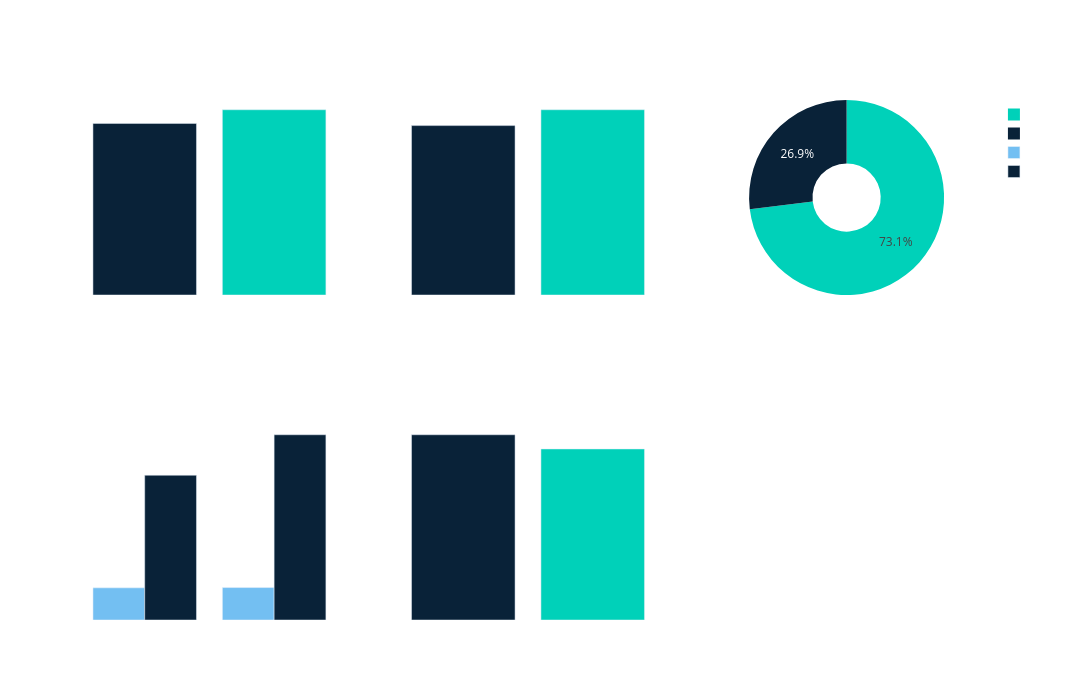

This figure's notebook cell:
### Markdown cell above
## Descriptive Statistics & Class Distribution Visualization

Parses the federated analytics responses and plots a 2x3 grid of charts summarizing the class-level intensity statistics and class distribution across both sites.

### Code cell
means = {label: std_response.output[label]['mean'] for label in std_response.output.keys()}
stds = {label: std_response.output[label]['stddev'] for label in std_response.output.keys()}
mins = {label: min_response.output[label][variable_col] for label in min_response.output.keys()}
maxs = {label: max_response.output[label][variable_col] for label in max_response.output.keys()}
medians = {label: median_response.output[label][variable_col] for label in median_response.output.keys()}
counts = {label: count_response.output[label]['count'] for label in count_response.output.keys()}

labels = list(means.keys())
label_names = [f"Label {l}" for l in labels]

fig = make_subplots(
    rows=2, cols=3,
    subplot_titles=(
        f"Mean {variable_col}", f"Std dev of {variable_col}", "Class distribution",
        f"Intensity range of {variable_col} (min / max)", f"Median {variable_col}", "",
    ),
    specs=[
        [{"type": "bar"}, {"type": "bar"}, {"type": "domain"}],
        [{"type": "bar"}, {"type": "bar"}, {"type": "xy"}],
    ],
)

fig.add_trace(go.Bar(x=label_names, y=list(means.values()), marker_color=CLASS_COLORS, showlegend=False), row=1, col=1)
fig.add_trace(go.Bar(x=label_names, y=list(stds.values()), marker_color=CLASS_COLORS, showlegend=False), row=1, col=2)
fig.add_trace(go.Pie(labels=label_names, values=list(counts.values()), marker=dict(colors=CLASS_COLORS), hole=0.35), row=1, col=3)

fig.add_trace(go.Bar(x=label_names, y=list(mins.values()), name="Min", marker_color=RHINO_SKY, opacity=0.55), row=2, col=1)
fig.add_trace(go.Bar(x=label_names, y=list(maxs.values()), name="Max", marker_color=RHINO_NAVY), row=2, col=1)
fig.add_trace(go.Bar(x=label_names, y=list(medians.values()), marker_color=CLASS_COLORS, showlegend=False), row=2, col=2)

fig.update_xaxes(row=2, col=3, visible=False)
fig.update_yaxes(row=2, col=3, visible=False)

fig.update_xaxes(gridcolor=_GRID_COLOR, linecolor=_GRID_COLOR)
fig.update_yaxes(gridcolor=_GRID_COLOR, linecolor=_GRID_COLOR)
fig.update_layout(
    title_text="Class-Level Intensity Summary",
    height=700, width=1100,
    barmode="group",
    **_TRANSPARENT,
)
fig.show()

### Figure 1 — Plotly figure (JSON) as saved in the notebook; plotly's stock layout.template omitted (floating-point values rounded to 4 significant figures)
{"data": [{"marker": {"color": ["#092238", "#00D1B9"]}, "showlegend": false, "type": "bar", "x": ["Label 0", "Label 1"], "xaxis": "x", "y": [79.63, 85.98], "yaxis": "y"}, {"marker": {"color": ["#092238", "#00D1B9"]}, "showlegend": false, "type": "bar", "x": ["Label 0", "Label 1"], "xaxis": "x2", "y": [20.23, 22.12], "yaxis": "y2"}, {"domain": {"x": [0.7111, 1], "y": [0.625, 1]}, "hole": 0.35, "labels": ["Label 0", "Label 1"], "marker": {"colors": ["#092238", "#00D1B9"]}, "type": "pie", "values": [210, 570]}, {"marker": {"color": "#008AE8"}, "name": "Min", "opacity": 0.55, "type": "bar", "x": ["Label 0", "Label 1"], "xaxis": "x3", "y": [29.32, 29.55], "yaxis": "y3"}, {"marker": {"color": "#092238"}, "name": "Max", "type": "bar", "x": ["Label 0", "Label 1"], "xaxis": "x3", "y": [131.9, 168.8], "yaxis": "y3"}, {"marker": {"color": ["#092238", "#00D1B9"]}, "showlegend": false, "type": "bar", "x": ["Label 0", "Label 1"], "xaxis": "x4", "y": [86.47, 79.83], "yaxis": "y4"}], "layout": {"annotations": [{"font": {"size": 16}, "showarrow": false, "text": "Mean mean_intensity", "x": 0.1444, "xanchor": "center", "xref": "paper", "y": 1, "yanchor": "bottom", "yref": "paper"}, {"font": {"size": 16}, "showarrow": false, "text": "Std dev of mean_intensity", "x": 0.5, "xanchor": "center", "xref": "paper", "y": 1, "yanchor": "bottom", "yref": "paper"}, {"font": {"size": 16}, "showarrow": false, "text": "Class distribution", "x": 0.8556, "xanchor": "center", "xref": "paper", "y": 1, "yanchor": "bottom", "yref": "paper"}, {"font": {"size": 16}, "showarrow": false, "text": "Intensity range of mean_intensity (min / max)", "x": 0.1444, "xanchor": "center", "xref": "paper", "y": 0.375, "yanchor": "bottom", "yref": "paper"}, {"font": {"size": 16}, "showarrow": false, "text": "Median mean_intensity", "x": 0.5, "xanchor": "center", "xref": "paper", "y": 0.375, "yanchor": "bottom", "yref": "paper"}], "barmode": "group", "font": {"color": "white"}, "height": 700, "paper_bgcolor": "rgba(0,0,0,0)", "plot_bgcolor": "rgba(0,0,0,0)", "title": {"text": "Class-Level Intensity Summary"}, "width": 1100, "xaxis": {"anchor": "y", "domain": [0, 0.2889], "gridcolor": "rgba(255,255,255,0.15)", "linecolor": "rgba(255,255,255,0.15)"}, "xaxis2": {"anchor": "y2", "domain": [0.3556, 0.6444], "gridcolor": "rgba(255,255,255,0.15)", "linecolor": "rgba(255,255,255,0.15)"}, "xaxis3": {"anchor": "y3", "domain": [0, 0.2889], "gridcolor": "rgba(255,255,255,0.15)", "linecolor": "rgba(255,255,255,0.15)"}, "xaxis4": {"anchor": "y4", "domain": [0.3556, 0.6444], "gridcolor": "rgba(255,255,255,0.15)", "linecolor": "rgba(255,255,255,0.15)"}, "xaxis5": {"anchor": "y5", "domain": [0.7111, 1], "gridcolor": "rgba(255,255,255,0.15)", "linecolor": "rgba(255,255,255,0.15)", "visible": false}, "yaxis": {"anchor": "x", "domain": [0.625, 1], "gridcolor": "rgba(255,255,255,0.15)", "linecolor": "rgba(255,255,255,0.15)"}, "yaxis2": {"anchor": "x2", "domain": [0.625, 1], "gridcolor": "rgba(255,255,255,0.15)", "linecolor": "rgba(255,255,255,0.15)"}, "yaxis3": {"anchor": "x3", "domain": [0, 0.375], "gridcolor": "rgba(255,255,255,0.15)", "linecolor": "rgba(255,255,255,0.15)"}, "yaxis4": {"anchor": "x4", "domain": [0, 0.375], "gridcolor": "rgba(255,255,255,0.15)", "linecolor": "rgba(255,255,255,0.15)"}, "yaxis5": {"anchor": "x5", "domain": [0, 0.375], "gridcolor": "rgba(255,255,255,0.15)", "linecolor": "rgba(255,255,255,0.15)", "visible": false}}}
